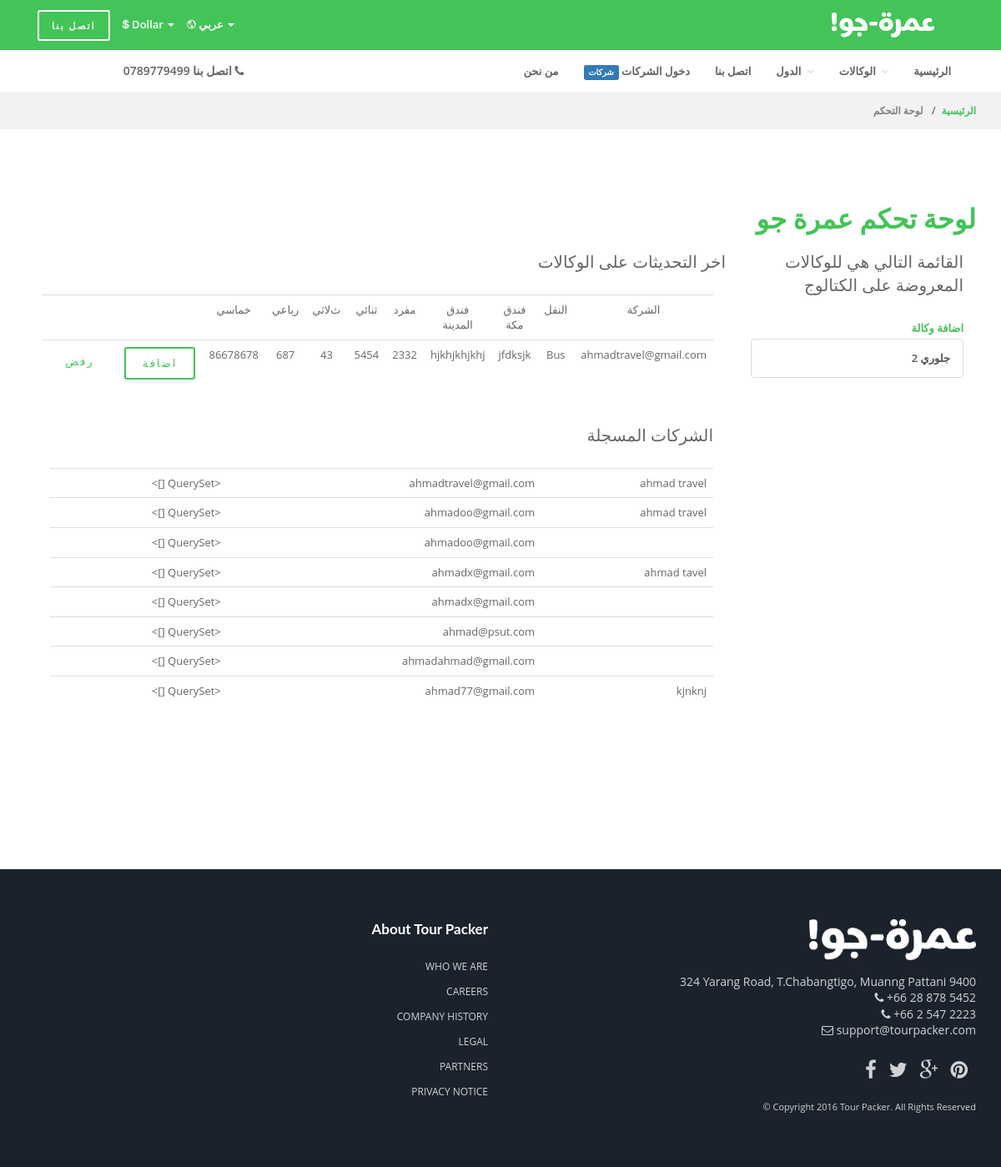
The app's page /dashboard/ (signed in), older data.
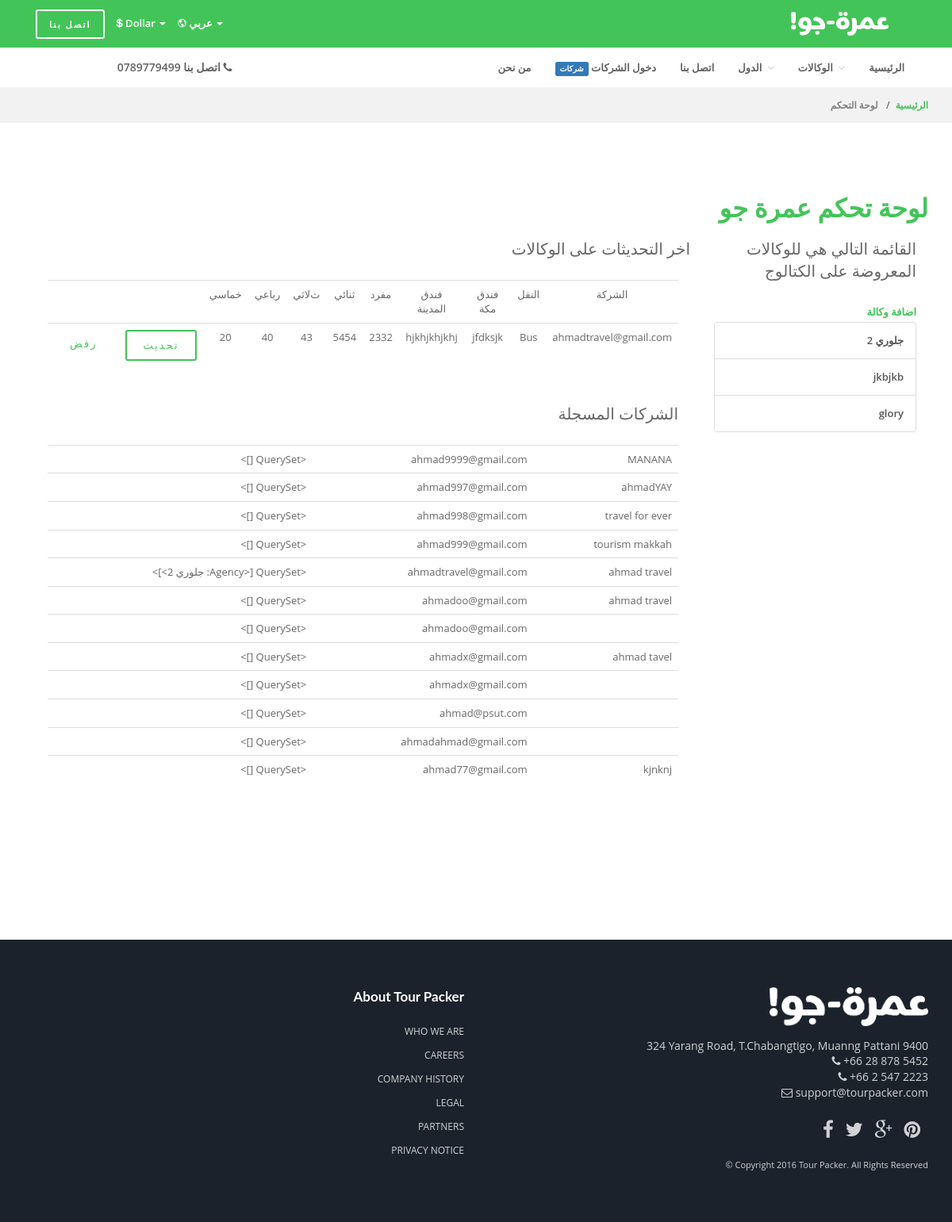
The same page, newer data.
### catalogue/models.py (models this page shows, shortened)
class Package(models.Model):
	created_by = models.ForeignKey(User , null = True )
	catalogue_agency = models.ForeignKey(Agency , null = True )
	makkah_hotel = models.ForeignKey('MakkahHotel', null = True )
	madinah_hotel = models.ForeignKey('MadinahHotel', null = True )
	single_room_cost = models.IntegerField(default = 0 )
	double_room_cost = models.IntegerField(default = 0 )
	trip_room_cost = models.IntegerField(default = 0 )
	quad_room_cost = models.IntegerField(default = 0 )
	quin_room_cost = models.IntegerField(default = 0 )
	transport = models.CharField(max_length =10 , default ="BUS" ) # choices are('BUS' , 'FLIGHT')
	month = models.IntegerField(default =0 )
	year = models.IntegerField(default =0 )
	updated_single_room_cost = models.IntegerField(default = 0 )
	updated_double_room_cost = models.IntegerField(default = 0 )
	updated_trip_room_cost = models.IntegerField(default = 0 )
	updated_quad_room_cost = models.IntegerField(default = 0 )
	updated_quin_room_cost = models.IntegerField(default = 0 )
	is_created = models.BooleanField(default = False)
	is_removed = models.BooleanField(default = False)
	is_updated = models.BooleanField(default = False)
	makkah_hotel_title = models.CharField(max_length= 200 , blank = True )
	madinah_hotel_title = models.CharField(max_length= 200 , blank = True )
	prices_start_from = models.IntegerField(default = 0)

class Agency(models.Model):
	created_by = models.ForeignKey(User , null = True )
	supplier_account_agency = models.ForeignKey('Agency', null = True)
	active = models.BooleanField(default = True )
	country = models.ForeignKey(Country , null = True )
	city = models.CharField(max_length = 50 , blank = True )
	title = models.CharField(max_length = 50 , blank = True )
	about = models.CharField(max_length = 500 , blank = True )
	address = models.CharField(max_length = 50 , blank = True )
	phone_number = models.CharField(max_length = 50 , blank = True )
	email = models.CharField(max_length = 50 , blank = True )
	website = models.CharField(max_length = 50  , blank = True )
	facebook_page = models.CharField(max_length = 50 , blank = True )
	logo  = models.FileField(upload_to = 'logos/' , null = True )
	available_dates = models.ManyToManyField(Date)
	prices_start_from = models.IntegerField(default = 0)
	def __unicode__(self):
		return self.title

### dashboard/views.py (the view)
# urls.py: url(r'^dashboard/$' , views.dashboard ,name="dashboard" ) ,
def dashboard(request):
	if not request.user.is_staff  :
		return HttpResponse(status = 404 )
	context = {}
	context['agencies'] = Agency.objects.filter(created_by__is_staff = True)
	context['packages'] = Package.objects.exclude(created_by__is_staff = True).filter(Q(is_created = True ) | Q(is_removed = True) | Q(is_updated = True ) )
	context['suppliers_agencies'] = Agency.objects.filter(created_by__is_staff = False).order_by('-id')
	return render(request , 'dashboard/dashboard.html' , context )

### catalogue/base_context.py (called while the page is built)
def agencies(request):
	return {'agencies' : Agency.objects.filter(created_by__is_staff = True).only('id' , 'title') }

def countries(request):
	return {'countries' : Country.objects.only('id' , 'title') }

### templates/dashboard/dashboard.html (shortened to what this page needs)
{% extends 'base.html' %}
{% block main_wrapper %}
    <div class="main-wrapper">
      <div class="breadcrumb-wrapper bg-light-2">
        <div class="container" dir="rtl">
              <ol class="breadcrumb-list" dir="rtl">
                <li><a href="/">الرئيسية</a></li>
                <li><span style="color:grey;">لوحة التحكم</span></li>
              </ol>
        </div>
      </div>
      <div class="content-wrapper">
        <div class="container">
          <div class="row" >
            <div class="col-md-12 col-xs-12 col-sm-12 " dir="rtl" role="main" style="margin-bottom:10%;">
              <h1>لوحة تحكم عمرة جو</h1>
              <div class="col-md-9 mt-5">
              <p class="lead">اخر التحديثات على الوكالات</p>
              <div class="col-md-12" style="overflow-x:scroll;text-align:center;">
              <table class="table" >
                        <tr>
                          <td>الشركة</td>
                          <td>النقل</td>
                          <td>فندق مكة</td>
                          <td>فندق المدينة</td>
                          <td>مفرد</td>
                          <td>ثنائي</td>
                          <td>ثﻻثي</td>
                          <td>رباعي</td>
                          <td>خماسي</td>
                          <td></td>
                          <td></td>
                        </tr>
                    {% for p in packages %}
                        <tr>
                          <td>{{p.created_by}}</td>
                          <td>{{p.transport}}</td>
                          <td>{{p.makkah_hotel_title}}</td>
                          <td>{{p.madinah_hotel_title}}</td>
                          <td>{{p.updated_single_room_cost}}</td>
                          <td>{{p.updated_double_room_cost}}</td>
                          <td>{{p.updated_trip_room_cost}}</td>
                          <td>{{p.updated_quad_room_cost}}</td>
                          <td>{{p.updated_quin_room_cost}}</td>
                          {% if p.is_updated %}
                          <td><a class="btn btn-primary  btn-inverse" click="return confirm('هل تريد حذف العرض؟')"
                          href="{% url 'dashboard:approve_update_package' package_id=p.id %}" >تحديث</a></td>
                          {% elif p.is_created %}
                          <td><a class="btn btn-primary  btn-inverse" click="return confirm('هل تريد حذف العرض؟')"
                          href="{% url 'dashboard:approve_add_package' package_id=p.id %}" >اضافة</a></td>
                          {% elif p.is_removed %}
                          <td><a class="btn btn-primary  btn-inverse" click="return confirm('هل تريد حذف العرض؟')"
                          href="{% url 'dashboard:approve_remove_package' package_id=p.id %}" >حذف</a></td>
                          {% endif %}
                          <td><a style="border:0;" class="btn btn-primary  btn-inverse" click="return confirm('هل تريد حذف العرض؟')"
                          href="{% url 'dashboard:reject_action' package_id=p.id %}" >رفض</a></td>
                        </tr>
                    {% endfor %}
              </table>
              </div>
              <div class="col-md-12" >
                <br>
                <p class="lead">الشركات المسجلة</p>
                <table class="table">
                {% for agency in suppliers_agencies %}
                <tr>
                <td>{{agency.title}}</td>
                <td>{{agency.created_by.username}}</td>
                <td>{{agency.agency_set.all}}</td>
                </tr>
                {% endfor %}
                </table>
              </div>
              </div>
              <div class="col-md-3 mt-5">
              <p class="lead">القائمة التالي هي للوكالات المعروضة على الكتالوج</p>
              <a href="{% url 'dashboard:add_agency' %}" >اضافة وكالة</a>
              <ul class="list-group">
              {% for agency in agencies %}
              <a href="{% url 'supplier:agency' agency_id=agency.id %}" class="list-group-item">{{agency.title}}</a>
              {% endfor %}
              </ul>
              </div>
            </div>
          </div>
        </div>
      </div>
      </div>
{% endblock %}

### templates/base.html (shortened to what this page needs)
<!doctype html>
<html lang="en">
<head>
	<link rel="stylesheet" type="text/css" href="/static/bootstrap/css/bootstrap.min.css" media="screen">
	<link href="/static/css/animate.css" rel="stylesheet">
	<link href="/static/css/main.css" rel="stylesheet">
	<link href="/static/css/component.css" rel="stylesheet">
	<link rel="stylesheet" href="/static/icons/ionicons/css/ionicons.css">
	<link rel="stylesheet" href="/static/icons/font-awesome/css/font-awesome.min.css">
	<link rel="stylesheet" href="/static/icons/pe-icon-7-stroke/css/pe-icon-7-stroke.css">
	<link rel="stylesheet" href="/static/icons/simple-line-icons/css/simple-line-icons.css">
	<link rel="stylesheet" href="/static/icons/rivolicons/style.css">
	<link href="/static/css/style.css" rel="stylesheet">
	<link href="/static/css/color-02.css" rel="stylesheet">
</head>
<body>
	<div class="container-wrapper">
		<header id="header">
			<nav class="navbar navbar-primary navbar-fixed-top navbar-sticky-function" style="min-width:100px;">
				<div class="navbar-top" >
					<div class="container">
						<div class="flex-row flex-align-middle">
							<div class="flex-columns">
								<div class="rtl">
									<div class="navbar-mini">
										<ul class="clearfix">
											<li class="user-action">
												<a data-toggle="modal" href="#loginModal" class="btn">اتصل بنا</a>
											</li>
											<li class="dropdown bt-dropdown-click hidden-xs">
												<a id="language-dropdown" class="dropdown-toggle" data-toggle="dropdown" role="button" aria-haspopup="true" aria-expanded="false">
													<i class="ion-social-usd hidden-xss"></i> Dollar
													<span class="caret"></span>
												</a>
											</li>
											<li class="dropdown bt-dropdown-click hidden-xs">
												<a id="currncy-dropdown" class="dropdown-toggle" data-toggle="dropdown" role="button" aria-haspopup="true" aria-expanded="false">
													<i class="ion-android-globe hidden-xss"></i> عربي
													<span class="caret"></span>
												</a>
											</li>
										</ul>
									</div>
								</div>
							</div>
							<div class="flex-shrink flex-columns" style="margin-right:40px	">
								<a class="navbar-logo" href="{% url 'catalogue:landing_page' %}">
									<img src="/static/images/logo_arabic.png" alt="Logo" />
								</a>
							</div>
						</div>
					</div>
				</div>
				<div class="navbar-bottom hidden-sm hidden-xs" >
					<div class="container">
						<div class="row">
							<div class="col-sm-3">
								<div class="navbar-phone">اتصل بنا 0789779499 <i class="fa fa-phone"></i> </div>
							</div>
							<div class="col-sm-9">
								<div id="navbar" class="collapse navbar-collapse navbar-arrow pull-right">
									<ul class="nav navbar-nav" id="responsive-menu">
										<li><a href="{% url 'catalogue:about' %}">من نحن</a></li>
										{% if request.user.is_authenticated and request.user.is_staff == False %}
										<li><a href="{% url 'customer:logout_user' %}">تسجيل الخروج</a></li>
										<li><a href="{% url 'customer:login_user'  %}">لوحة التحكم<span class="label label-primary">شركات</span></a></li>
										{% else %}
										<li><a href="{% url 'customer:login_user' %}">دخول الشركات  <span class="label label-primary">شركات</span></a></li>
										{% endif %}
										<li><a href="{% url 'catalogue:contact' %}">اتصل بنا</a></li>
										<li><a >الدول</a>
										</li>
										<li><a>الوكالات</a>
										</li>
										<li><a href="{% url 'catalogue:landing_page' %}">الرئيسية</a></li>
									</ul>
								</div>
							</div>
						</div>
					</div>
				</div>
			</nav>
		</header>
		{% block main_wrapper %}
		{% endblock %}
		<footer class="footer">
			<div class="container">
				<div class="main-footer">
					<div class="row rtl">
						<div class="col-xs-12 col-sm-6 col-md-6">
							<div class="row gap-10">
								<div class="col-xs-12 col-sm-12 col-md-12 mt-30-xs">
									<h5 class="footer-title">About Tour Packer</h5>
									<ul class="footer-menu">
										<li><a href="static-page.html">Who we are</a></li>
										<li><a href="static-page.html">Careers</a></li>
										<li><a href="static-page.html">Company history</a></li>
										<li><a href="static-page.html">Legal</a></li>
										<li><a href="static-page.html">Partners</a></li>
										<li><a href="static-page.html">Privacy notice</a></li>
									</ul>
								</div>
							</div>
						</div>
						<div class="col-xs-12 col-sm-6 col-md-6">
							<div class="footer-logo pull-right">
								<img src="/static/images/logo_arabic.png" alt="Logo" />
							</div>
							<p class="footer-address"><br><br>324 Yarang Road, T.Chabangtigo, Muanng Pattani 9400 <br/> <i class="fa fa-phone"></i> +66 28 878 5452 <br/> <i class="fa fa-phone"></i> +66 2 547 2223 <br/> <i class="fa fa-envelope-o"></i> <a href="#">support@tourpacker.com</a></p>
							<div class="footer-social">
								<a href="#" data-toggle="tooltip" data-placement="top" title="Facebook"><i class="fa fa-facebook"></i></a>
								<a href="#" data-toggle="tooltip" data-placement="top" title="Twitter"><i class="fa fa-twitter"></i></a>
								<a href="#" data-toggle="tooltip" data-placement="top" title="Google Plus"><i class="fa fa-google-plus"></i></a>
								<a href="#" data-toggle="tooltip" data-placement="top" title="Pinterest"><i class="fa fa-pinterest"></i></a>
							</div>
							<p class="copy-right">&#169; Copyright 2016 Tour Packer. All Rights Reserved</p>
						</div>
					</div>
				</div>
			</div>
		</footer>
	</div>
</body>
</html>

### static/css/style.css (style rules this page uses)
.navbar { border-bottom: 0; min-height: 0; margin: 0; }
.navbar-primary { background: #F56961; }
.navbar-bottom { background: #FFF; }
.navbar-logo { float: left; display: block; margin-right: 10px; padding: 5px 0 15px; }
.navbar-logo img { height: 30px; width: auto; }
.navbar-phone { font-weight: 600; font-size: 14px; color: #636363; line-height: 50px; text-align: right; }
.navbar-nav { margin: 0; }
.navbar-nav li a { font-weight: 600; font-size: 13px; color: #636363; }
.navbar-nav > li { margin-right: 30px; }
.navbar-nav > li > a { line-height: 50px; padding: 0; }
.navbar-nav li { position: relative; }
@media (min-width: 768px) { .navbar { -webkit-transition: all 0.1s ease-in-out 0s; -moz-transition: all 0.1s ease-in-out 0s; -ms-transition: all 0.1s ease-in-out 0s; -o-transition: all 0.1s ease-in-out 0s; transition: all 0.1s ease-in-out 0s; } }
@media (min-width: 768px) { .navbar-logo { -webkit-transition: all 0.3s ease-in-out 0s; -moz-transition: all 0.3s ease-in-out 0s; -ms-transition: all 0.3s ease-in-out 0s; -o-transition: all 0.3s ease-in-out 0s; transition: all 0.3s ease-in-out 0s; margin-top: 10px; } }
@media (min-width: 768px) { .navbar-nav > li > a { -webkit-transition: all 0.3s ease-in-out 0s; -moz-transition: all 0.3s ease-in-out 0s; -ms-transition: all 0.3s ease-in-out 0s; -o-transition: all 0.3s ease-in-out 0s; transition: all 0.3s ease-in-out 0s; } }
.navbar-mini > ul { line-height: 55px; margin: 0; margin-top: -2px; padding: 0; -webkit-transition: all 0.2s ease-in-out 0s; -moz-transition: all 0.2s ease-in-out 0s; -ms-transition: all 0.2s ease-in-out 0s; -o-transition: all 0.2s ease-in-out 0s; transition: all 0.2s ease-in-out 0s; }
.navbar-mini > ul > li { float: left; margin-left: 15px; }
.navbar-mini > ul > li:last-child { border-right: none; }
.navbar-mini > ul > li > a { color: rgba(255, 255, 255, 1); font-size: 13px; font-weight: 600; }
.navbar-mini > ul > li > a.btn { border: 2px solid #FFF; font-size: 11px; padding-left: 15px; padding-right: 15px; }
ol.breadcrumb-list li { display: inline-block; line-height: 1; color: rgba(255, 255, 255, 1); font-size: 12px; }
ol.breadcrumb-list li a { color: rgba(255, 255, 255, 1); font-weight: 600; }
ol.breadcrumb-list li a:after { content: "/"; margin: 0 7px; }
ol.breadcrumb-list li span { font-weight: 600; }
.breadcrumb-wrapper { padding: 10px 0; }
.breadcrumb-wrapper ol.breadcrumb-list li a { color: #F56961; }
.breadcrumb-wrapper ol.breadcrumb-list li span, .breadcrumb-wrapper ol.breadcrumb-list li a:after { color: #666; }
.footer { background: #1B222C; padding-top: 60px; padding-bottom: 60px; font-size: 14px; color: rgba(255, 255, 255, 0.8); }
.footer a { color: rgba(255, 255, 255, 0.8); font-weight: 400; }
.footer-logo { width: 200px; }
.footer-address { line-height: 1.4; margin-top: 25px; }
h5.footer-title { color: #FFF; margin: 0 0 20px; }
ul.footer-menu li { margin: 5px 0; font-size: 12px; }
ul.footer-menu li a { text-transform: uppercase; line-height: 1; }
.footer-social { margin: 25px 0 20px; font-size: 18px; line-height: 1; }
.footer-social a { font-size: 24px; margin-right: 10px; }
.copy-right { font-size: 11px; }

### templates/base.html (style rules this page uses)
.rtl { text-align:right; }
.navbar-primary { position:absolute; top:0;right:0; width:100% }

Row changes from the older to the newer data that the page shows:
changed Package "Bus": updated_quad_room_cost "687" → "40"; updated_quin_room_cost "86678678" → "20"; is_updated "اضافة" → "تحديث"
added Agency: title "MANANA", created_by.username "ahmad9999@gmail.com", agency_set.all "<QuerySet []>"
added Agency: title "ahmadYAY", created_by.username "ahmad997@gmail.com", agency_set.all "<QuerySet []>"
added Agency: title "travel for ever", created_by.username "ahmad998@gmail.com", agency_set.all "<QuerySet []>"
added Agency: title "tourism makkah", created_by.username "ahmad999@gmail.com", agency_set.all "<QuerySet []>"
changed through a linked row, Agency "ahmadtravel@gmail.com": agency_set.all "<QuerySet []>" → "<QuerySet [<Agency: جلوري 2>]>"
added Agency: title "jkbjkb"
added Agency: title "glory"
